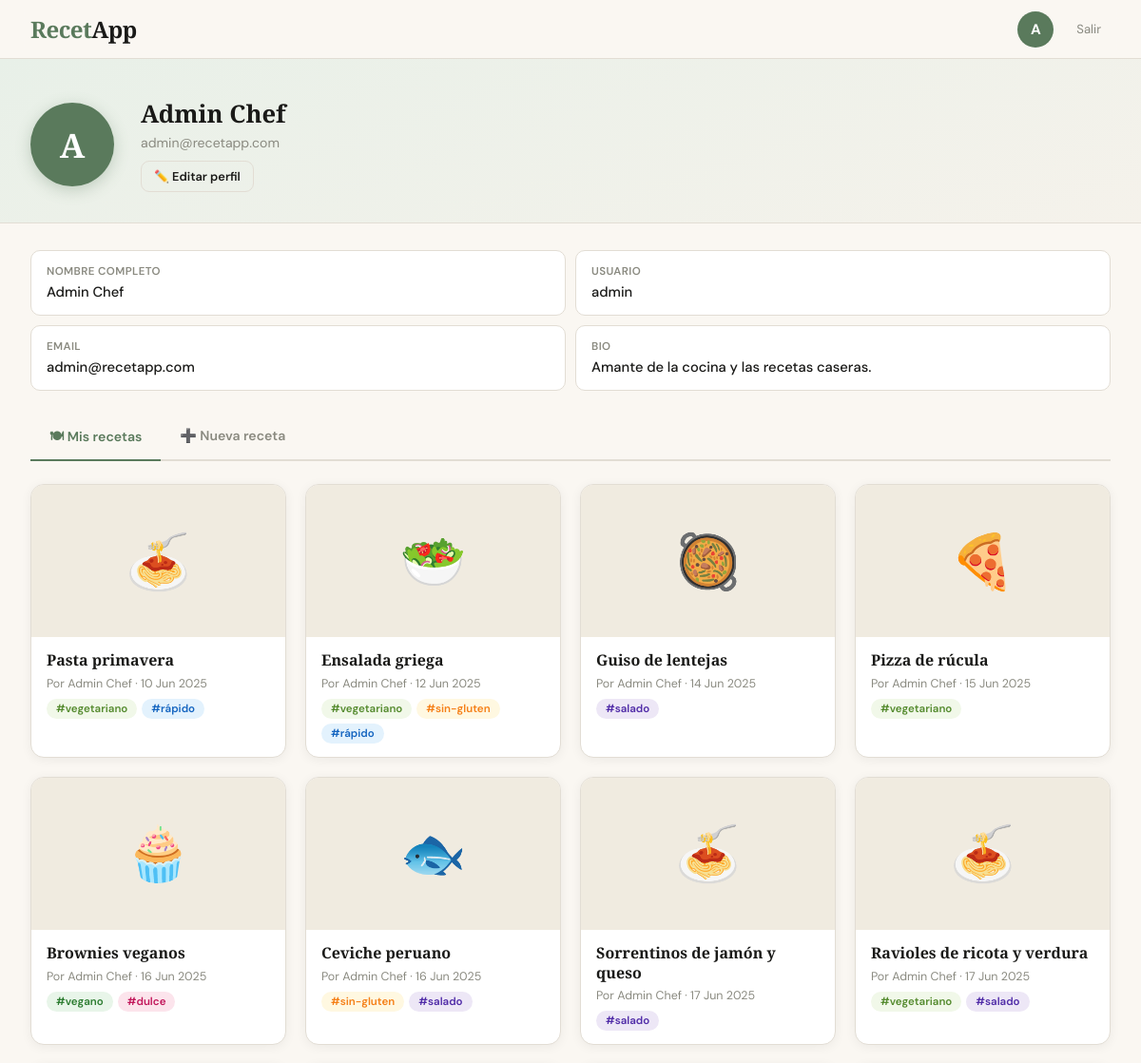
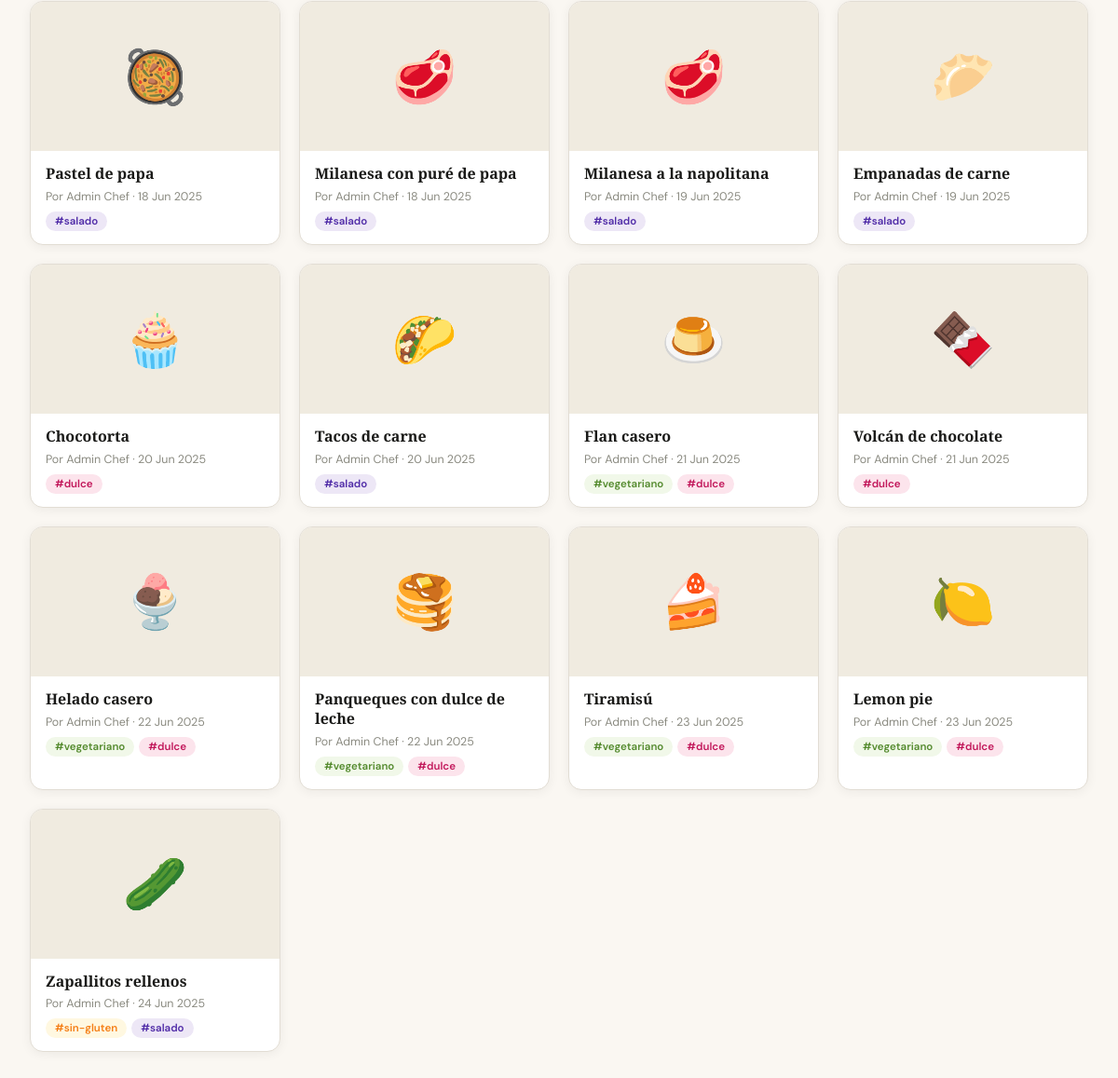
The app's page /perfil/ (signed in) with its own data (2 pictures, top to bottom).
### recetas/models.py (models this page shows, shortened)
class Perfil(models.Model):
    user = models.OneToOneField(
        settings.AUTH_USER_MODEL, on_delete=models.CASCADE, related_name="perfil"
    )
    bio = models.TextField(blank=True)

class Receta(models.Model):
    EMOJIS = [
        ("🍝", "🍝 Pasta"), ("🥗", "🥗 Ensalada"), ("🍕", "🍕 Pizza"),
        ("🍜", "🍜 Sopa"), ("🥘", "🥘 Guiso"), ("🧁", "🧁 Postre"),
        ("🍳", "🍳 Huevos"), ("🥩", "🥩 Carne"), ("🐟", "🐟 Pescado"),
        ("🫔", "🫔 Wrap"), ("🥟", "🥟 Empanadas"), ("🌮", "🌮 Tacos"),
        ("🍮", "🍮 Flan"), ("🍫", "🍫 Chocolate"), ("🍨", "🍨 Helado"),
        ("🥞", "🥞 Panqueques"), ("🍰", "🍰 Torta"), ("🍋", "🍋 Limón"),
        ("🥒", "🥒 Verdura"),
    ]
    nombre = models.CharField(max_length=120)
    emoji = models.CharField(max_length=8, choices=EMOJIS, default="🍝")
    ingredientes = models.TextField(
        help_text="Uno por línea. Una línea que empiece con '## ' es un subtítulo."
    )
    pasos = models.TextField(help_text="Uno por línea.")
    nota = models.TextField(blank=True)
    tags = models.ManyToManyField(Tag, blank=True, related_name="recetas")
    autor = models.ForeignKey(
        settings.AUTH_USER_MODEL, on_delete=models.CASCADE, related_name="recetas"
    )
    fecha = models.DateField(default=timezone.localdate)
    class Meta:
        ordering = ["id"]

class Tag(models.Model):
    nombre = models.CharField(max_length=30, unique=True)  # ej: "#rápido"
    slug = models.SlugField(max_length=30, unique=True)    # ej: "rapido" (clase CSS)
    class Meta:
        ordering = ["id"]
    def __str__(self):
        return self.nombre

### recetas/views.py (the view)
# urls.py: path("perfil/", views.perfil, name="perfil"),
@login_required
def perfil(request):
    tab = "nueva" if request.GET.get("tab") == "nueva" else "mis"
    return render(request, "recetas/perfil.html", _contexto_perfil(request, tab=tab))

### recetas/views.py (called while the page is built)
def _contexto_perfil(request, form_nueva=None, tab="mis"):
    perfil, _ = Perfil.objects.get_or_create(user=request.user)
    u = request.user
    return {
        "perfil": perfil,
        "form_perfil": PerfilForm(
            initial={
                "nombre": u.first_name,
                "usuario": u.username,
                "email": u.email,
                "bio": perfil.bio,
            },
            user=u,
        ),
        "form_nueva": form_nueva or RecetaForm(),
        "mis_recetas": Receta.objects.filter(autor=u)
        .select_related("autor")
        .prefetch_related("tags"),
        "tab": tab,
    }

### recetas/templates/recetas/perfil.html (shortened to what this page needs)
{% extends "recetas/base.html" %}
{% block content %}
<div id="page-perfil" class="page active">
  {% include "recetas/_navbar.html" %}
  <div class="perfil-hero">
    <div class="perfil-avatar">{{ user.first_name|default:user.username|first|upper }}</div>
    <div class="perfil-info">
      <h2>{{ user.get_full_name|default:user.username }}</h2>
      <p>{{ user.email|default:"—" }}</p>
      <button type="button" class="btn btn-outline btn-sm" data-open="overlay-perfil">✏️ Editar perfil</button>
    </div>
  </div>
  <div class="perfil-data-grid">
    <div class="data-field"><div class="lbl">Nombre completo</div><div class="val">{{ user.get_full_name|default:"—" }}</div></div>
    <div class="data-field"><div class="lbl">Usuario</div><div class="val">{{ user.username }}</div></div>
    <div class="data-field"><div class="lbl">Email</div><div class="val">{{ user.email|default:"—" }}</div></div>
    <div class="data-field"><div class="lbl">Bio</div><div class="val">{{ perfil.bio|default:"—" }}</div></div>
  </div>
  <div class="mis-recetas-section">
    <div class="perfil-tabs">
      <div class="ptab{% if tab == 'mis' %} active{% endif %}" data-tab="mis">🍽 Mis recetas</div>
      <div class="ptab{% if tab == 'nueva' %} active{% endif %}" data-tab="nueva">➕ Nueva receta</div>
    </div>
    <div data-panel="mis" style="display:{% if tab == 'mis' %}block{% else %}none{% endif %}">
      {% include "recetas/_grid.html" with recetas=mis_recetas %}
    </div>
  </div>
</div>
{% endblock %}

### recetas/templates/recetas/base.html (shortened to what this page needs)
{% load static %}<!DOCTYPE html>
<html lang="es">
<head>
<link rel="stylesheet" href="{% static 'recetas/css/style.css' %}">
</head>
<body>
{% block content %}{% endblock %}
</body>
</html>

### recetas/templates/recetas/_navbar.html (shortened to what this page needs)
<nav class="navbar">
  <a class="nav-logo" href="{% url 'index' %}" style="text-decoration:none">Recet<span>App</span></a>
  <div class="nav-right">
    <a class="avatar-btn" href="{% url 'perfil' %}" title="Mi perfil" style="text-decoration:none">{{ user.first_name|default:user.username|first|upper }}</a>
    <form class="logout-form" method="post" action="{% url 'logout' %}">
      <button type="submit" class="logout-btn">Salir</button>
    </form>
  </div>
</nav>

### recetas/templates/recetas/_grid.html
<div class="recipes-grid">
  {% for r in recetas %}
  <a class="recipe-card" href="{% url 'detalle' r.pk %}">
    <div class="recipe-img">{{ r.emoji }}</div>
    <div class="recipe-body">
      <div class="recipe-name">{{ r.nombre }}</div>
      <div class="recipe-meta">Por {{ r.autor.get_full_name|default:r.autor.username }} · {{ r.fecha|date:"j M Y" }}</div>
      <div class="recipe-tags">
        {% for t in r.tags.all %}<span class="tag tag-{{ t.slug }}">{{ t.nombre }}</span>{% endfor %}
      </div>
    </div>
  </a>
  {% empty %}
  <div class="empty" style="grid-column:1/-1">
    <div class="empty-icon">🍽</div>
    <div class="empty-text">No hay recetas todavía</div>
  </div>
  {% endfor %}
</div>

### records on screen
Perfil: bio "Amante de la cocina y las recetas caseras."
Receta: emoji "🍝", nombre "Pasta primavera", autor.get_full_name "Admin Chef", fecha "10 Jun 2025"
Tag: nombre "#vegetariano"
Tag: nombre "#rápido"
Receta: emoji "🥗", nombre "Ensalada griega", autor.get_full_name "Admin Chef", fecha "12 Jun 2025"
Tag: nombre "#sin-gluten"
Receta: emoji "🥘", nombre "Guiso de lentejas", autor.get_full_name "Admin Chef", fecha "14 Jun 2025"
Tag: nombre "#salado"
Receta: emoji "🍕", nombre "Pizza de rúcula", autor.get_full_name "Admin Chef", fecha "15 Jun 2025"
Receta: emoji "🧁", nombre "Brownies veganos", autor.get_full_name "Admin Chef", fecha "16 Jun 2025"
Tag: nombre "#vegano"
Tag: nombre "#dulce"
Receta: emoji "🐟", nombre "Ceviche peruano", autor.get_full_name "Admin Chef", fecha "16 Jun 2025"
Receta: emoji "🍝", nombre "Sorrentinos de jamón y queso", autor.get_full_name "Admin Chef", fecha "17 Jun 2025"
Receta: emoji "🍝", nombre "Ravioles de ricota y verdura", autor.get_full_name "Admin Chef", fecha "17 Jun 2025"
Receta: emoji "🥘", nombre "Pastel de papa", autor.get_full_name "Admin Chef", fecha "18 Jun 2025"
Receta: emoji "🥩", nombre "Milanesa con puré de papa", autor.get_full_name "Admin Chef", fecha "18 Jun 2025"
Receta: emoji "🥩", nombre "Milanesa a la napolitana", autor.get_full_name "Admin Chef", fecha "19 Jun 2025"
Receta: emoji "🥟", nombre "Empanadas de carne", autor.get_full_name "Admin Chef", fecha "19 Jun 2025"
Receta: emoji "🧁", nombre "Chocotorta", autor.get_full_name "Admin Chef", fecha "20 Jun 2025"
Receta: emoji "🌮", nombre "Tacos de carne", autor.get_full_name "Admin Chef", fecha "20 Jun 2025"
Receta: emoji "🍮", nombre "Flan casero", autor.get_full_name "Admin Chef", fecha "21 Jun 2025"
Receta: emoji "🍫", nombre "Volcán de chocolate", autor.get_full_name "Admin Chef", fecha "21 Jun 2025"
Receta: emoji "🍨", nombre "Helado casero", autor.get_full_name "Admin Chef", fecha "22 Jun 2025"
Receta: emoji "🥞", nombre "Panqueques con dulce de leche", autor.get_full_name "Admin Chef", fecha "22 Jun 2025"
Receta: emoji "🍰", nombre "Tiramisú", autor.get_full_name "Admin Chef", fecha "23 Jun 2025"
Receta: emoji "🍋", nombre "Lemon pie", autor.get_full_name "Admin Chef", fecha "23 Jun 2025"
Receta: emoji "🥒", nombre "Zapallitos rellenos", autor.get_full_name "Admin Chef", fecha "24 Jun 2025"

### other values on screen
{{ user.first_name|default:user.username|first|upper }} "A"
{{ user.get_full_name|default:user.username }} "Admin Chef"
{{ user.email|default:"—" }} "admin@recetapp.com"
{{ user.get_full_name|default:"—" }} "Admin Chef"
{{ user.username }} "admin"
